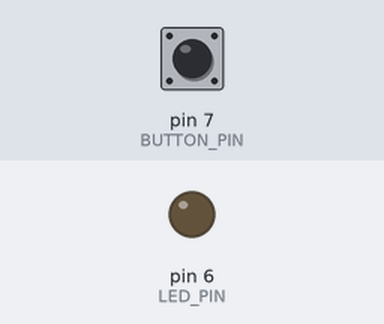
This sketch was run on a simulated Arduino Uno, built with avr-gcc and run on an emulated ATmega328P. Shown: output pins drawn as LEDs (lit = HIGH). Inputs (shaded band) come from the test bench; at power-on: pin 7 (BUTTON_PIN) HIGH. What the sketch prints to the serial monitor is not drawn.

Above: at 1.2 s.
1.3 s: pin 7 (BUTTON_PIN) pulled LOW for 0.15 s
At 2.5 s:
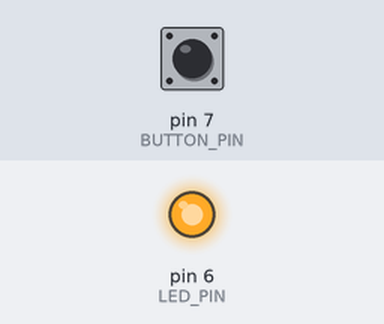
2.9 s: pin 7 (BUTTON_PIN) pulled LOW for 1 s
At 3.9 s:
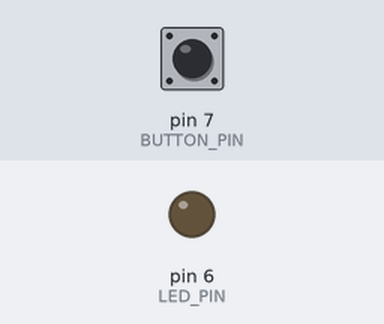
5.4 s: pin 7 (BUTTON_PIN) pulled LOW for 3.2 s
At 5.8 s:
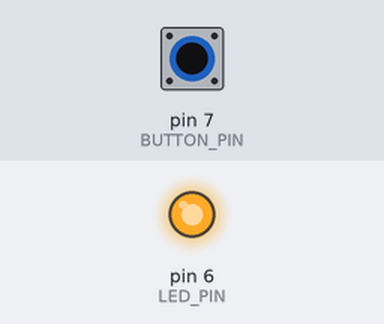
Timing chart, 0 to 8.4 s (numbered marks = the images above; inputs shaded):
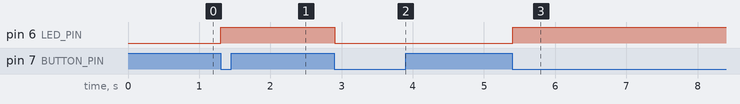

The sketch:

LEDBUTTONCODE.ino
```cpp
const int BUTTON_PIN = 7;  // the number of the pushbutton pin
const int LED_PIN = 6;     // the number of the LED pin
int buttonState = 0;
bool flag = false;
bool gate = true;


// variables will change:


void setup() {
  // initialize the LED pin as an output:
  pinMode(LED_PIN, OUTPUT);
  // initialize the pushbutton pin as an pull-up input:
  // the pull-up input pin will be HIGH when the switch is open and LOW when the switch is closed.
  pinMode(BUTTON_PIN, INPUT_PULLUP);
  Serial.begin(9600);
}

void loop() {
  //Read button state (pressed or not pressed?)
  buttonState = digitalRead(BUTTON_PIN);
  if (buttonState == LOW && gate == true) {
    flag = !flag;
    gate = false;
  }
  if (buttonState == HIGH) { gate = true; }

  digitalWrite(LED_PIN, flag);
  Serial.println(String(buttonState));
}
```

Measured:
- after the input at 1.3 s, pin 6 (LED_PIN): LOW → HIGH at once
- after the input at 2.9 s, pin 6 (LED_PIN): HIGH → LOW at once
- after the input at 5.4 s, pin 6 (LED_PIN): LOW → HIGH at once
